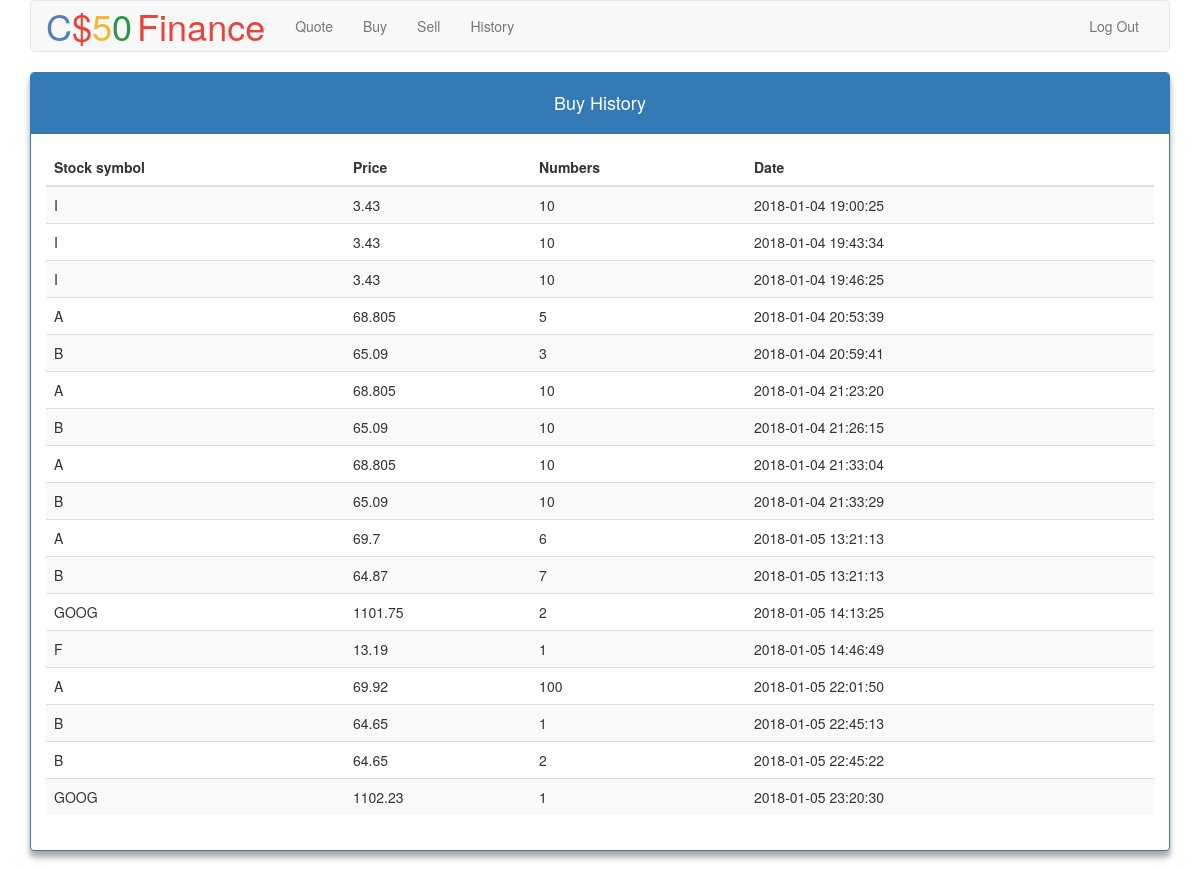
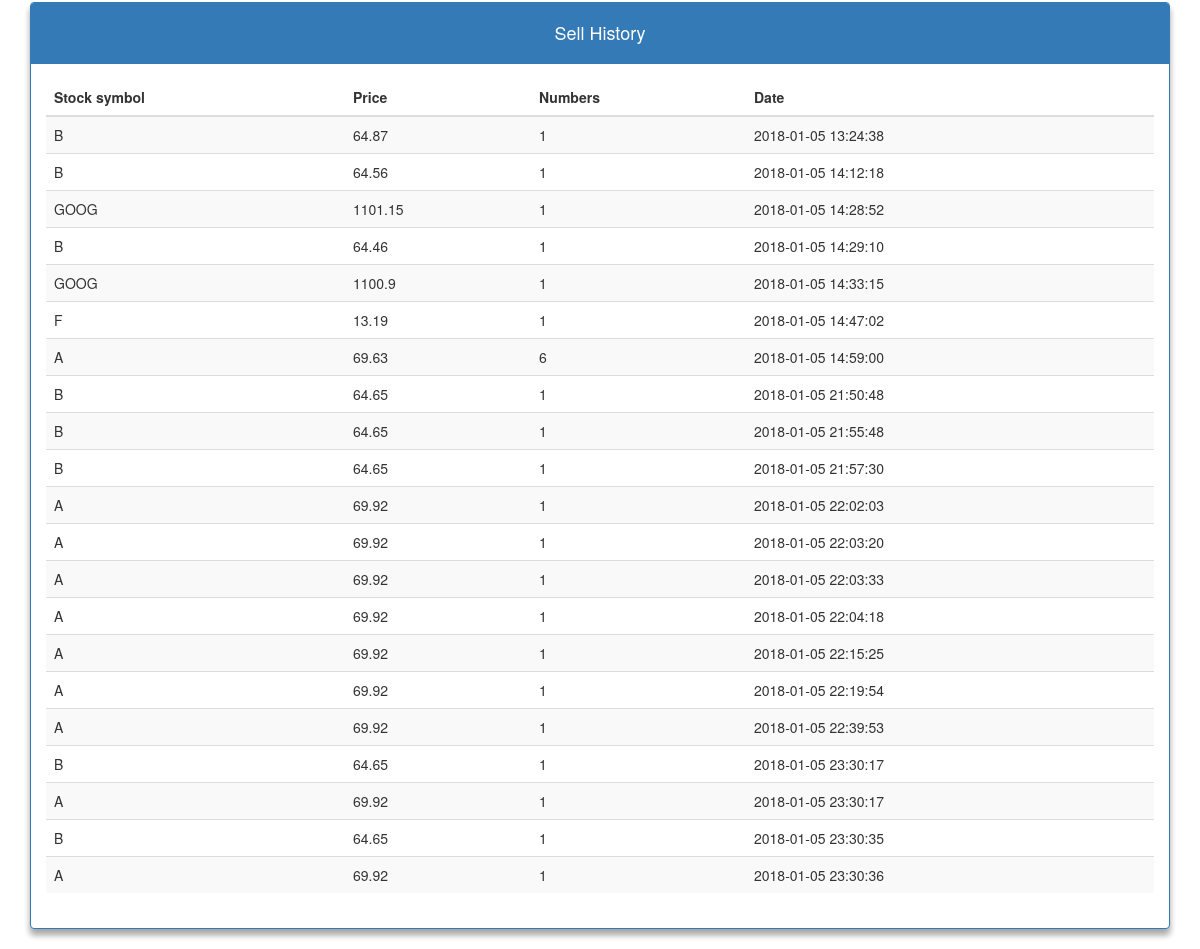
Page /history (signed in) on the earlier database version (2 pictures, top to bottom).
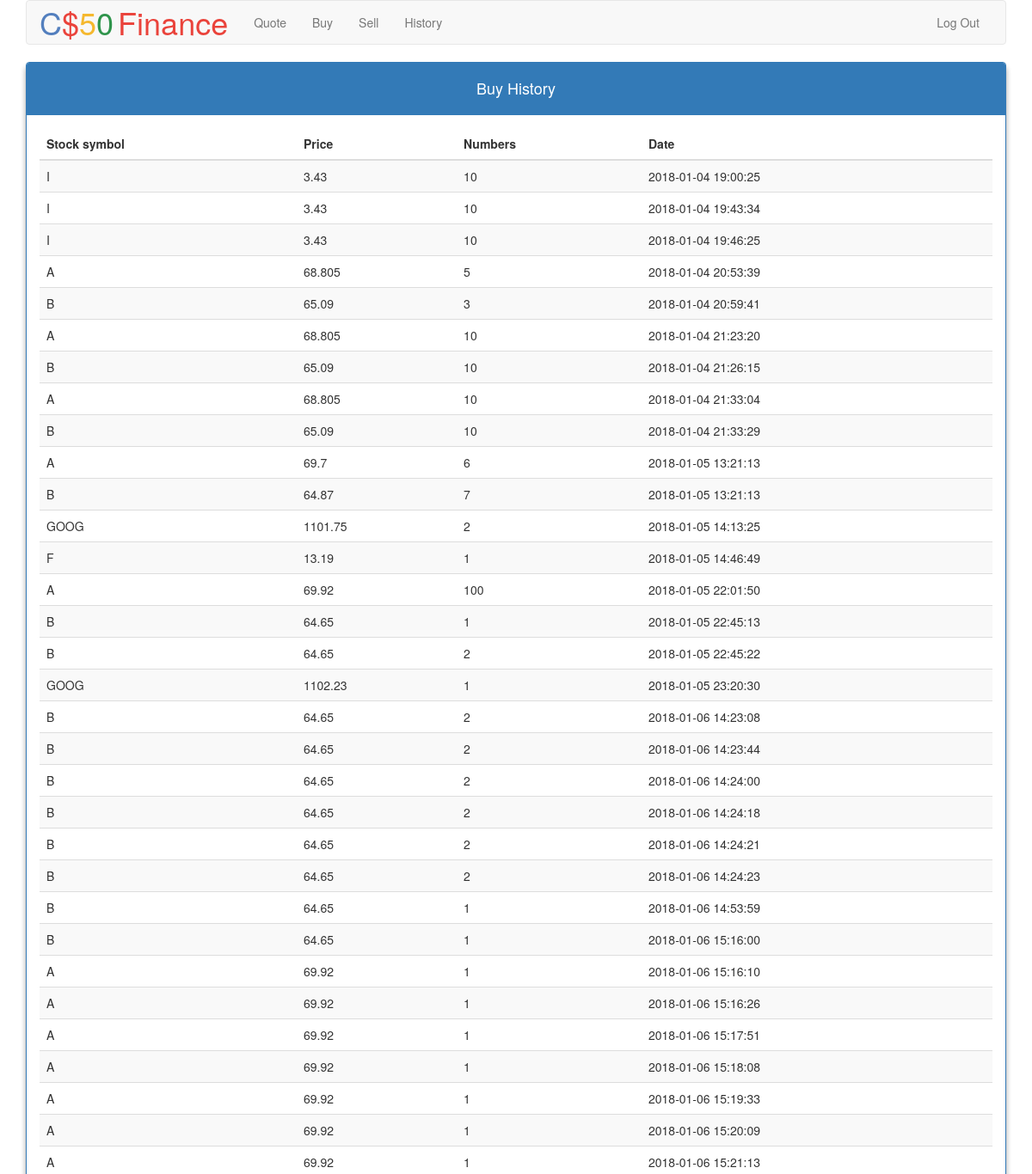
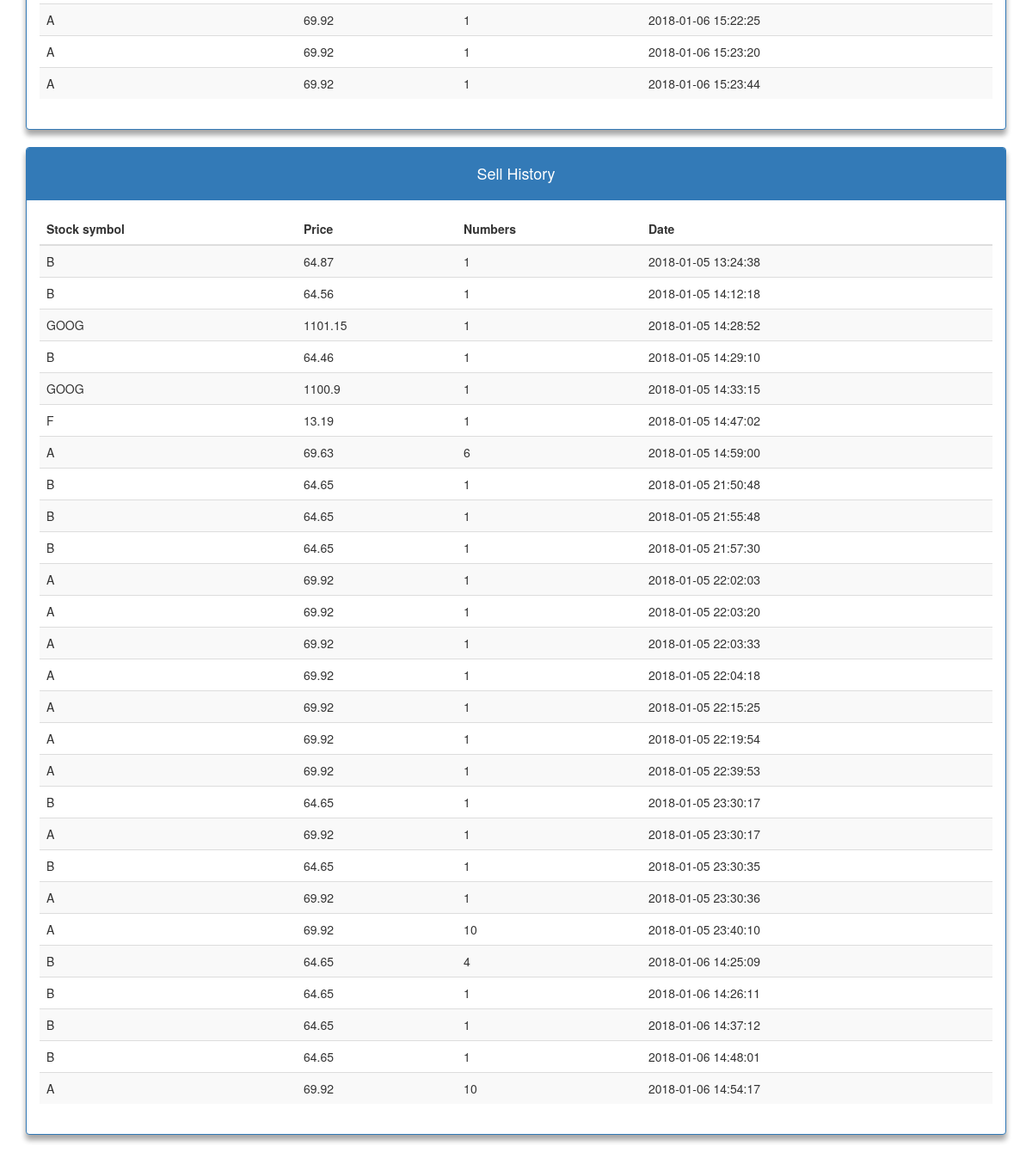
Same page on the later database version (2 pictures, top to bottom).
### tables this page shows
CREATE TABLE buy_history (buy_id INTEGER PRIMARY KEY AUTOINCREMENT UNIQUE NOT NULL, user_id INTEGER NOT NULL, stock_symbol TEXT NOT NULL, price FLOAT NOT NULL, number_share INTEGER,  date_time TEXT NOT NULL,  FOREIGN KEY(user_id) REFERENCES users(id));

CREATE TABLE sell_history ( buy_id INTEGER PRIMARY KEY AUTOINCREMENT UNIQUE NOT NULL, user_id INTEGER NOT NULL, stock_symbol TEXT NOT NULL, price FLOAT NOT NULL, number_share INTEGER, date_time TEXT NOT NULL, FOREIGN KEY(user_id) REFERENCES users(id));

### application.py (the view)
@app.route("/history")
@login_required
def history():
    user_id = session["user_id"]
    buy_history = db.execute("SELECT * FROM buy_history" +
                             " WHERE user_id=:user_id",
                             user_id=user_id)
    sell_history = db.execute("SELECT * FROM sell_history" +
                              " WHERE user_id=:user_id",
                              user_id=user_id)
    return render_template("history.html",
                           buy_history=buy_history,
                           sell_history=sell_history)

### helpers.py (called while the page is built)
def login_required(f):
    @wraps(f)
    def decorated_function(*args, **kwargs):
        if session.get("user_id") is None:
            return redirect("/login")
        return f(*args, **kwargs)
    return decorated_function

### templates/history.html (shortened to what this page needs)
{% extends "layout.html" %}
{% block main %}
    <div class="panel panel-primary">
        <div class="panel-heading">
            <h4>Buy History</h4>
        </div>
        <div class="panel-body">
            <table class="table table-striped">
                <thead>
                    <tr>
                        <th>Stock symbol</th>
                        <th>Price</th>
                        <th>Numbers</th>
                        <th>Date</th>
                    </tr>
                </thead>
                <tbody>
                    {% for row in buy_history %}
                    <tr>
                        <td>{{ row.stock_symbol }}</td>
                        <td>{{ row.price }}</td>
                        <td>{{ row.number_share }}</td>
                        <td>{{ row.date_time }}</td>
                    </tr>
                    {% endfor %}
                </tbody>
            </table>
        </div>
    </div>
    <div class="panel panel-primary">
        <div class="panel-heading">
            <h4>Sell History</h4>
        </div>
        <div class="panel-body">
            <table class="table table-striped">
                <thead>
                    <tr>
                        <th>Stock symbol</th>
                        <th>Price</th>
                        <th>Numbers</th>
                        <th>Date</th>
                    </tr>
                </thead>
                <tbody>
                    {% for row in sell_history %}
                    <tr>
                        <td>{{ row.stock_symbol }}</td>
                        <td>{{ row.price }}</td>
                        <td>{{ row.number_share }}</td>
                        <td>{{ row.date_time }}</td>
                    </tr>
                    {% endfor %}
                </tbody>
            </table>
        </div>
    </div>
{% endblock %}

### templates/layout.html (shortened to what this page needs)
<!DOCTYPE html>
<html lang="en">
    <head>
        <link href="https://maxcdn.bootstrapcdn.com/bootstrap/3.3.7/css/bootstrap.min.css" rel="stylesheet"/>
        <link href="{{ url_for('static', filename='styles.css') }}" rel="stylesheet"/>
    </head>
    <body>
        <div class="container">
            <nav class="navbar navbar-default">
                <div class="container-fluid">
                    <div class="navbar-header">
                        <a class="navbar-brand" href="{{ url_for('index') }}"><span class="blue">C</span><span class="red">$</span><span class="yellow">5</span><span class="green">0</span> <span class="red">Finance</span></a>
                    </div>
                    <div class="collapse navbar-collapse" id="navbar">
                        {% if session.user_id %}
                            <ul class="nav navbar-nav">
                                <li><a href="{{ url_for('quote') }}">Quote</a></li>
                                <li><a href="{{ url_for('buy') }}">Buy</a></li>
                                <li><a href="{{ url_for('sell') }}">Sell</a></li>
                                <li><a href="{{ url_for('history') }}">History</a></li>
                            </ul>
                            <ul class="nav navbar-nav navbar-right">
                                <li><a href="{{ url_for('logout') }}">Log Out</a></li>
                            </ul>
                        {% else %}
                            <ul class="nav navbar-nav navbar-right">
                                <li><a href="{{ url_for('register') }}">Register</a></li>
                                <li><a href="{{ url_for('login') }}">Log In</a></li>
                            </ul>
                        {% endif %}
                    </div>
                </div>
            </nav>
            <main>
                {% block main %}{% endblock %}
            </main>
        </div>
    </body>
</html>

### static/styles.css (style rules this page uses)
.container { margin-left: auto; margin-right: auto; text-align: center; }
.navbar-default .navbar-brand .blue { color: #537fbe; font-size:3vw; }
.navbar-default .navbar-brand .red { color: #ea433b; font-size:3vw; }
.navbar-default .navbar-brand .yellow { color: #f5b82e; font-size:3vw; }
.navbar-default .navbar-brand .green { color: #2e944b; font-size:3vw; }
main td { text-align: left; }
.panel { box-shadow : 0 0.5vw 0.5vw 0 rgba(0, 0, 0, 0.2), 0 0.5vw 0.5vw 0 rgba(0, 0, 0, 0.19); }

Differences in the rows shown:
added buy_history: stock_symbol "B", price "64.65", number_share "2", date_time "2018-01-06 14:23:08"
added buy_history: stock_symbol "B", price "64.65", number_share "2", date_time "2018-01-06 14:23:44"
added buy_history: stock_symbol "B", price "64.65", number_share "2", date_time "2018-01-06 14:24:00"
added buy_history: stock_symbol "B", price "64.65", number_share "2", date_time "2018-01-06 14:24:18"
added buy_history: stock_symbol "B", price "64.65", number_share "2", date_time "2018-01-06 14:24:21"
added buy_history: stock_symbol "B", price "64.65", number_share "2", date_time "2018-01-06 14:24:23"
added buy_history: stock_symbol "B", price "64.65", number_share "1", date_time "2018-01-06 14:53:59"
added buy_history: stock_symbol "B", price "64.65", number_share "1", date_time "2018-01-06 15:16:00"
added buy_history: stock_symbol "A", price "69.92", number_share "1", date_time "2018-01-06 15:16:10"
added buy_history: stock_symbol "A", price "69.92", number_share "1", date_time "2018-01-06 15:16:26"
added buy_history: stock_symbol "A", price "69.92", number_share "1", date_time "2018-01-06 15:17:51"
added buy_history: stock_symbol "A", price "69.92", number_share "1", date_time "2018-01-06 15:18:08"
added buy_history: stock_symbol "A", price "69.92", number_share "1", date_time "2018-01-06 15:19:33"
added buy_history: stock_symbol "A", price "69.92", number_share "1", date_time "2018-01-06 15:20:09"
added buy_history: stock_symbol "A", price "69.92", number_share "1", date_time "2018-01-06 15:21:13"
added buy_history: stock_symbol "A", price "69.92", number_share "1", date_time "2018-01-06 15:22:25"
added buy_history: stock_symbol "A", price "69.92", number_share "1", date_time "2018-01-06 15:23:20"
added buy_history: stock_symbol "A", price "69.92", number_share "1", date_time "2018-01-06 15:23:44"
added sell_history: stock_symbol "A", price "69.92", number_share "10", date_time "2018-01-05 23:40:10"
added sell_history: stock_symbol "B", price "64.65", number_share "4", date_time "2018-01-06 14:25:09"
added sell_history: stock_symbol "B", price "64.65", number_share "1", date_time "2018-01-06 14:26:11"
added sell_history: stock_symbol "B", price "64.65", number_share "1", date_time "2018-01-06 14:37:12"
added sell_history: stock_symbol "B", price "64.65", number_share "1", date_time "2018-01-06 14:48:01"
added sell_history: stock_symbol "A", price "69.92", number_share "10", date_time "2018-01-06 14:54:17"
